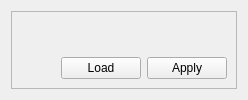
             <widget class="QWidget" name="tab">
              <attribute name="title">
               <string>Config</string>
              </attribute>
              <layout class="QVBoxLayout" name="verticalLayout_16">
               <item>
                <widget class="QFrame" name="frame_11">
                 <property name="frameShape">
                  <enum>QFrame::StyledPanel</enum>
                 </property>
                 <property name="frameShadow">
                  <enum>QFrame::Raised</enum>
                 </property>
                 <layout class="QVBoxLayout" name="verticalLayout_11">
                  <item>
                   <widget class="SmartParameters" name="widget_pars" native="true">
                    <property name="font">
                     <font>
                      <pointsize>12</pointsize>
                     </font>
                    </property>
                   </widget>
                  </item>
                  <item>
                   <layout class="QHBoxLayout" name="horizontalLayout_18">
                    <item>
                     <spacer name="horizontalSpacer_2">
                      <property name="orientation">
                       <enum>Qt::Horizontal</enum>
                      </property>
                      <property name="sizeHint" stdset="0">
                       <size>
                        <width>40</width>
                        <height>20</height>
                       </size>
                      </property>
                     </spacer>
                    </item>
                    <item>
                     <widget class="QPushButton" name="pushButton_load_config">
                      <property name="text">
                       <string>Load</string>
                      </property>
                     </widget>
                    </item>
                    <item>
                     <widget class="QPushButton" name="pushButton_apply_change">
                      <property name="text">
                       <string>Apply</string>
                      </property>
                     </widget>
                    </item>
                   </layout>
                  </item>
                 </layout>
                </widget>
               </item>
              </layout>
             </widget>
